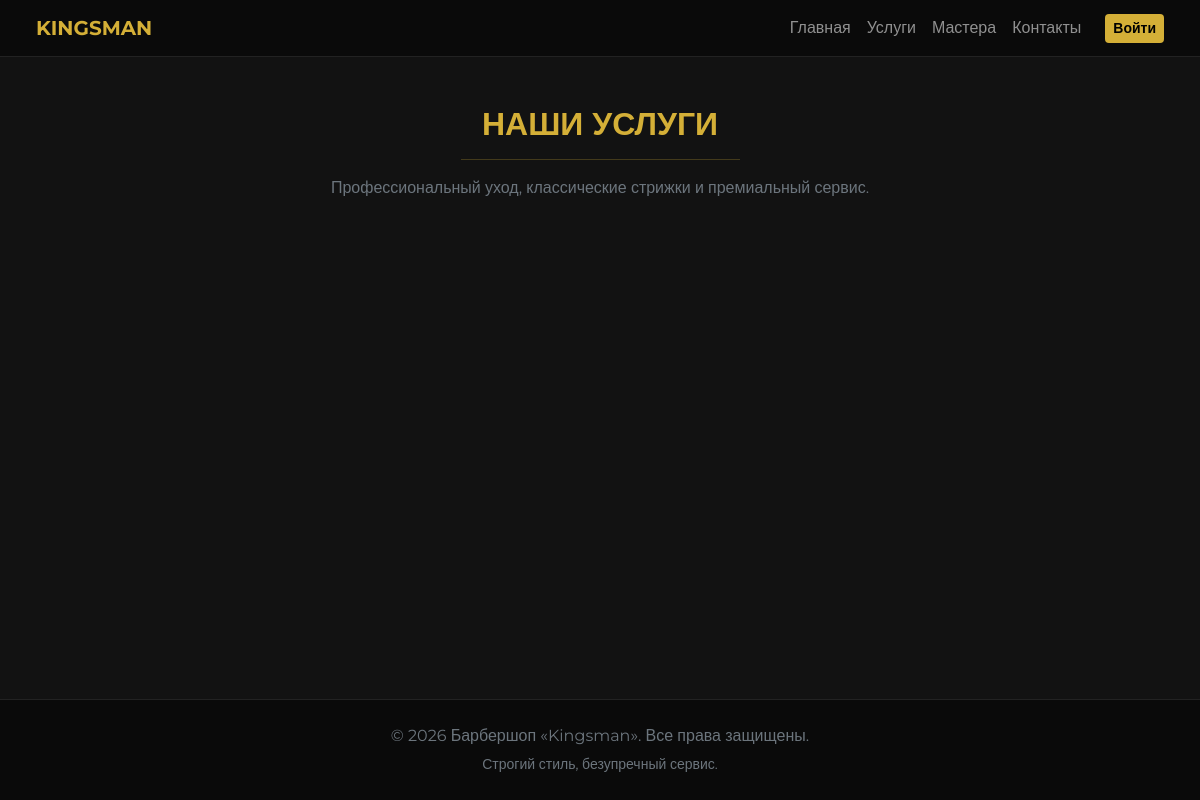
Page /services on the earlier database version.
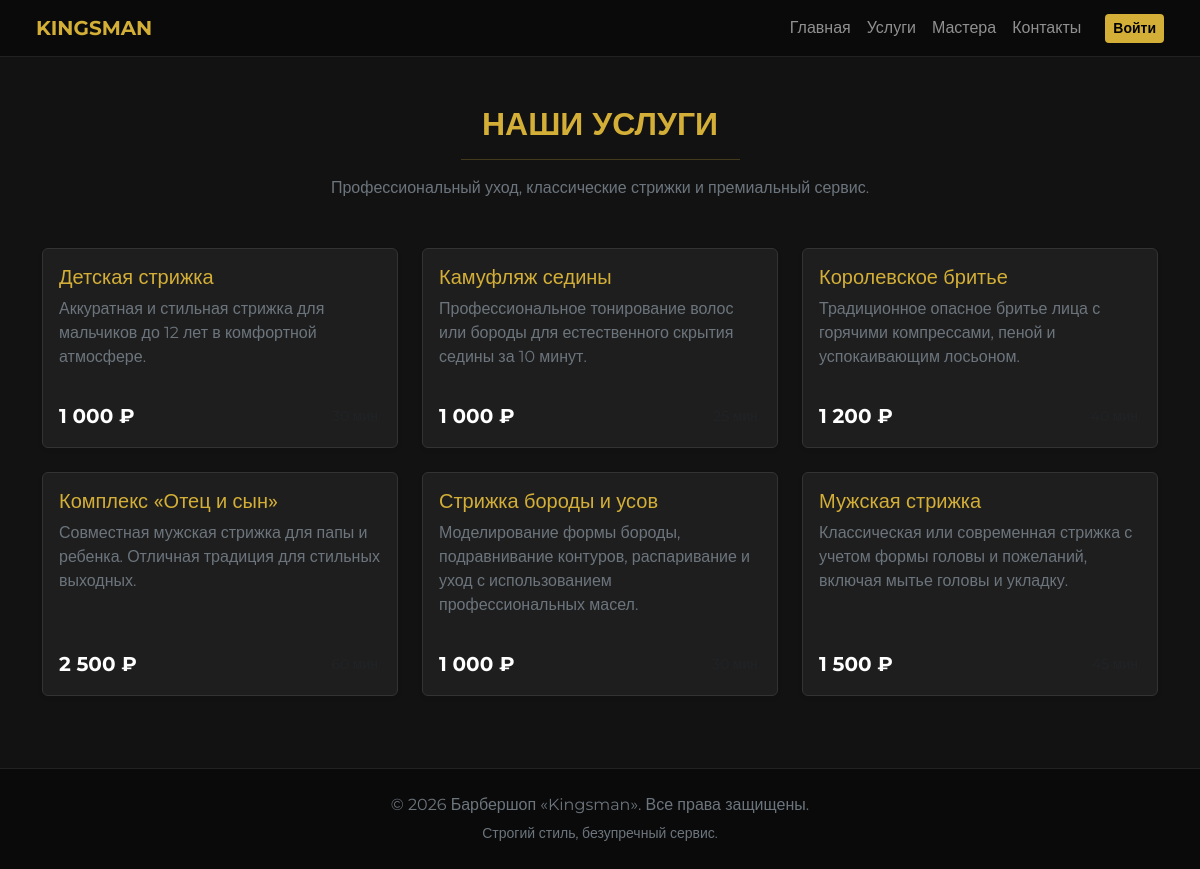
Same page on the later database version.
### tables this page shows
CREATE TABLE IF NOT EXISTS services (
    id INT AUTO_INCREMENT PRIMARY KEY,
    title VARCHAR(150) NOT NULL,
    description TEXT,
    price DECIMAL(10, 2) NOT NULL,
    duration_minutes INT NOT NULL DEFAULT 30,
    created_at TIMESTAMP DEFAULT CURRENT_TIMESTAMP
);

### public/index.php (called while the page is built, shortened)
<?php
spl_autoload_register(function ($class) {
    $prefix = 'App\\';
    $base_dir = __DIR__ . '/../app/';
    $len = strlen($prefix);
    $relative_class = substr($class, $len);
    $file = $base_dir . str_replace('\\', '/', $relative_class) . '.php';
});
$router = new Router();
$router->add('', ['controller' => 'HomeController', 'action' => 'index']);
$router->add('services', ['controller' => 'ServiceController', 'action' => 'index']);
$router->add('barbers', ['controller' => 'BarberController', 'action' => 'index']);
$router->add('contacts', ['controller' => 'ContactController', 'action' => 'index']);
$router->add('login', ['controller' => 'AuthController', 'action' => 'login']);
$router->add('register', ['controller' => 'AuthController', 'action' => 'register']);
$router->add('logout', ['controller' => 'AuthController', 'action' => 'logout']);
$router->add('cabinet', ['controller' => 'CabinetController', 'action' => 'index']);
$router->add('appointment/create', ['controller' => 'AppointmentController', 'action' => 'create']);
$router->add('admin', ['controller' => 'AdminController', 'action' => 'index']);
$router->add('admin/services', ['controller' => 'AdminController', 'action' => 'services']);
$router->add('admin/barbers', ['controller' => 'AdminController', 'action' => 'barbers']);
$router->add('admin/appointments', ['controller' => 'AdminController', 'action' => 'appointments']);
$router->add('cabinet', ['controller' => 'CabinetController', 'action' => 'index']);
$router->add('cabinet/review', ['controller' => 'CabinetController', 'action' => 'addReview']);
$uri = $_SERVER['REQUEST_URI'];
$scriptName = dirname($_SERVER['SCRIPT_NAME']);
$uri = str_replace($scriptName, '', $uri);
$uri = str_replace('/public', '', $uri);
$router->dispatch($uri);

### app/controllers/ServiceController.php (called while the page is built, shortened)
<?php
class ServiceController extends Controller {
    public function index(): void {
        $services = Service::getAll();
        $this->render('services/index', ['services' => $services]);
    }
}

### app/models/Service.php (called while the page is built, shortened)
<?php
class Service {
    public static function getAll(): array {
        $db = Database::getConnection();
        $stmt = $db->query("SELECT * FROM services ORDER BY id DESC");
        return $stmt->fetchAll();
    }
}

### app/views/services/index.php (the view, shortened to what this page needs)
<div class="container py-5">
    <div class="text-center mb-5">
        <h2 class="text-gold fw-bold">НАШИ УСЛУГИ</h2>
        <hr class="w-25 mx-auto text-gold">
        <p class="text-secondary">Профессиональный уход, классические стрижки и премиальный сервис.</p>
    </div>
    <div class="row">
        <?php foreach ($services as $service): ?>
            <div class="col-md-4 mb-4">
                <div class="card h-100 shadow-sm">
                    <div class="card-body d-flex flex-column">
                        <h5 class="card-title text-gold"><?= htmlspecialchars($service['title']) ?></h5>
                        <p class="card-text text-secondary flex-grow-1"><?= htmlspecialchars($service['description']) ?></p>
                        <div class="d-flex justify-content-between align-items-center mt-3">
                            <span class="fs-5 fw-bold text-white"><?= number_format($service['price'], 0, '', ' ') ?> ₽</span>
                            <span class="text-muted small"><?= $service['duration_minutes'] ?> мин.</span>
                        </div>
                    </div>
                </div>
            </div>
        <?php endforeach; ?>
    </div>
</div>

### app/core/Router.php (shortened to what this page needs)
<?php
class Router {
    private array $routes = [];
    public function add(string $route, array $params): void {
        $route = preg_replace('/\\{([a-z_]+)\\}/', '(?P<$1>[a-z0-9_-]+)', $route);
        $route = '#^' . $route . '$#i';
        $this->routes[$route] = $params;
    }
    public function dispatch(string $uri): void {
        $uri = parse_url($uri, PHP_URL_PATH);
        $uri = trim($uri, '/');
        foreach ($this->routes as $route => $params) {
            if (preg_match($route, $uri, $matches)) {
                $controllerName = 'App\\Controllers\\' . $params['controller'];
                if (class_exists($controllerName)) {
                    $controller = new $controllerName();
                    $action = $params['action'];
                    if (method_exists($controller, $action)) {
                        $actionParams = array_filter($matches, fn($key) => !is_int($key), ARRAY_FILTER_USE_KEY);
                        $controller->$action($actionParams);
                        return;
                    }
                }
            }
        }
    }
}

### app/core/Controller.php (shortened to what this page needs)
<?php
abstract class Controller {
    protected function render(string $view, array $data = []): void {
        extract($data);
        $viewPath = __DIR__ . "/../views/{$view}.php";
        if (file_exists($viewPath)) {
            require_once __DIR__ . "/../views/layouts/header.php";
            require_once $viewPath;
            require_once __DIR__ . "/../views/layouts/footer.php";
        } else {
            die("Представление {$view} не найдено.");
        }
    }
}

### app/views/layouts/header.php (shortened to what this page needs)
<!DOCTYPE html>
<html lang="ru" class="h-100">
<head>
    <link href="https://cdn.jsdelivr.net/npm/bootstrap@5.3.0/dist/css/bootstrap.min.css" rel="stylesheet">
    <link rel="stylesheet" href="/css/style.css">
</head>
<body class="d-flex flex-column h-100">
<header>
    <nav class="navbar navbar-expand-lg navbar-dark px-4">
        <div class="container-fluid">
            <a class="navbar-brand text-gold fw-bold tracking-wider" href="/">KINGSMAN</a>
            <div class="collapse navbar-collapse justify-content-end" id="navbarNav">
                <ul class="navbar-nav align-items-center">
                    <li class="nav-item"><a class="nav-link" href="/">Главная</a></li>
                    <li class="nav-item"><a class="nav-link" href="/services">Услуги</a></li>
                    <li class="nav-item"><a class="nav-link" href="/barbers">Мастера</a></li>
                    <li class="nav-item"><a class="nav-link" href="/contacts">Контакты</a></li>
                    <?php if (isset($_SESSION['user_id'])): ?>
                        <li class="nav-item ms-3">
                            <a class="btn btn-outline-light btn-sm" href="<?= $_SESSION['user_role'] === 'admin' ? '/admin' : '/cabinet' ?>">Личный кабинет</a>
                        </li>
                        <li class="nav-item ms-2">
                            <a class="btn btn-outline-danger btn-sm" href="/logout">Выход</a>
                        </li>
                    <?php else: ?>
                        <li class="nav-item ms-3">
                            <a class="btn btn-gold btn-sm" href="/login">Войти</a>
                        </li>
                    <?php endif; ?>
                </ul>
            </div>
        </div>
    </nav>
</header>
<main class="flex-shrink-0">

### app/views/layouts/footer.php (shortened to what this page needs)
</main>
<footer class="footer mt-auto py-4 text-center text-secondary">
    <div class="container">
        <p class="mb-1">&copy; 2026 Барбершоп «Kingsman». Все права защищены.</p>
        <small>Строгий стиль, безупречный сервис.</small>
    </div>
</footer>
</body>
</html>

### public/css/style.css (style rules this page uses)
body { font-family: 'Montserrat', sans-serif; background-color: #121212; color: #e0e0e0; }
.navbar, footer { background-color: #0a0a0a !important; border-bottom: 1px solid #222; }
footer { border-top: 1px solid #222; border-bottom: none; }
.btn-gold { background-color: #d4af37; color: #000; font-weight: 600; border: none; transition: background-color 0.2s ease-in-out; }
.text-gold { color: #d4af37 !important; }
.card { background-color: #1e1e1e; border: 1px solid #333; color: #fff; }

Differences in the rows shown:
added services: title "Детская стрижка", description "Аккуратная и стильная стрижка для мальчиков до 12 лет в комфортной атмосфере.", price "1 000"
added services: title "Камуфляж седины", description "Профессиональное тонирование волос или бороды для естественного скрытия седины за 10 минут.", price "1 000"
added services: title "Королевское бритье", description "Традиционное опасное бритье лица с горячими компрессами, пеной и успокаивающим лосьоном.", price "1 200"
added services: title "Комплекс «Отец и сын»", description "Совместная мужская стрижка для папы и ребенка. Отличная традиция для стильных выходных.", price "2 500"
added services: title "Стрижка бороды и усов", description "Моделирование формы бороды, подравнивание контуров, распаривание и уход с использованием профессиональных масел.", price "1 000"
added services: title "Мужская стрижка", description "Классическая или современная стрижка с учетом формы головы и пожеланий, включая мытье головы и укладку.", price "1 500"
